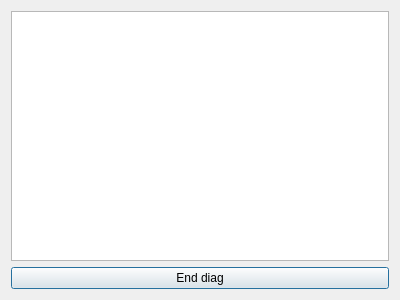
<?xml version="1.0" encoding="UTF-8"?>
<ui version="4.0">
 <class>DialogTest</class>
 <widget class="QDialog" name="DialogTest">
  <property name="geometry">
   <rect>
    <x>0</x>
    <y>0</y>
    <width>400</width>
    <height>300</height>
   </rect>
  </property>
  <property name="windowTitle">
   <string>Dialog</string>
  </property>
  <layout class="QVBoxLayout" name="verticalLayout">
   <item>
    <widget class="QTableView" name="tableView"/>
   </item>
   <item>
    <widget class="QPushButton" name="pushButton">
     <property name="text">
      <string>End diag</string>
     </property>
    </widget>
   </item>
  </layout>
 </widget>
 <resources/>
 <connections/>
</ui>
